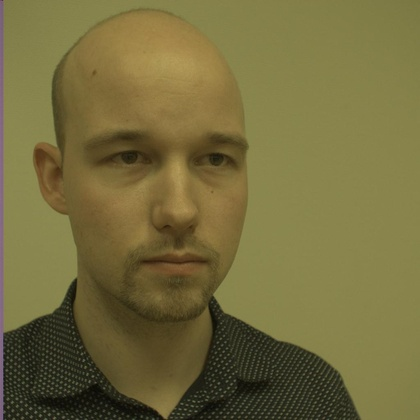
%> input picture subject/subject_left.jpg, 420 x 420 px, shrunk from 1024 x 1024 before the run
$ octave main.m   (GNU Octave 9; MATLAB toolbox functions it lacks are replaced by stand-ins)
%> lines starting %> are read from the running program, lines starting %| are printed output that depends on the picture
%% PROJECT 3: 3D Face Reconstruction
% Participant: Noor Mansour, Luan Duong, Vincent van Engers
% Project description: Building 3D pointclouds and 3D mesh from 3 images at
% different angles
clear all;
close all;

% Load 3 pictures
imleft=imread('subject\subject_left.jpg');
%> imleft is the input picture: size 420x420x3 uint8; mean R, G, B 116.4, 107.8, 61.5
immid=imread('subject\subject_middle.jpg');
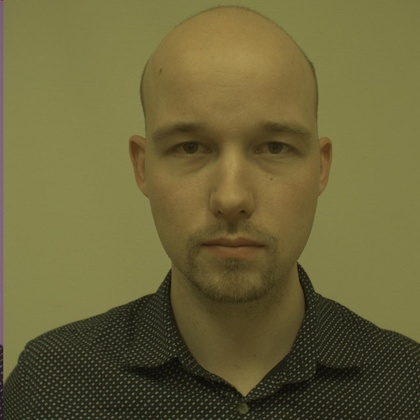
%> input picture subject/subject_middle.jpg, 420 x 420 px, shrunk from 1024 x 1024 before the run
%> immid is the input picture: size 420x420x3 uint8; mean R, G, B 106.8, 100, 57.4
imright=imread('subject\subject_right.jpg');
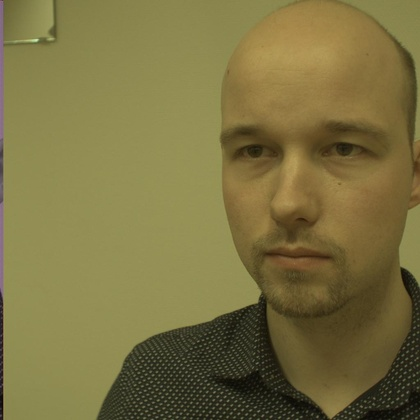
%> input picture subject/subject_right.jpg, 420 x 420 px, shrunk from 1024 x 1024 before the run
%> imright is the input picture: size 420x420x3 uint8; mean R, G, B 123.6, 113.9, 65.7

%Convert uint8 to double
imleft = im2double(imleft);
%> imleft: size 420x420x3 double
immid = im2double(immid);
%> immid: size 420x420x3 double
imright = im2double(imright);
%> imright: size 420x420x3 double

% Add path
addpath("Functions\");

%% Task 1: Pre-processing - Obtain intrinsic and the external parameters of the camera from  camera  calibration using checker boards
% - Use the STEREO camera calibration app in Matlab to select chessboard images
% - The size of chessboard is 10mm
% - We use Calibratie 1, mid first and then left/right
% save stereoParamsML stereoParamsML
% save estimationErrorsML estimationErrorsML
% save stereoParamsMR stereoParamsMR
% save estimationErrorsMR estimationErrorsMR

% Load all the parameters
%> (the run ends here)
